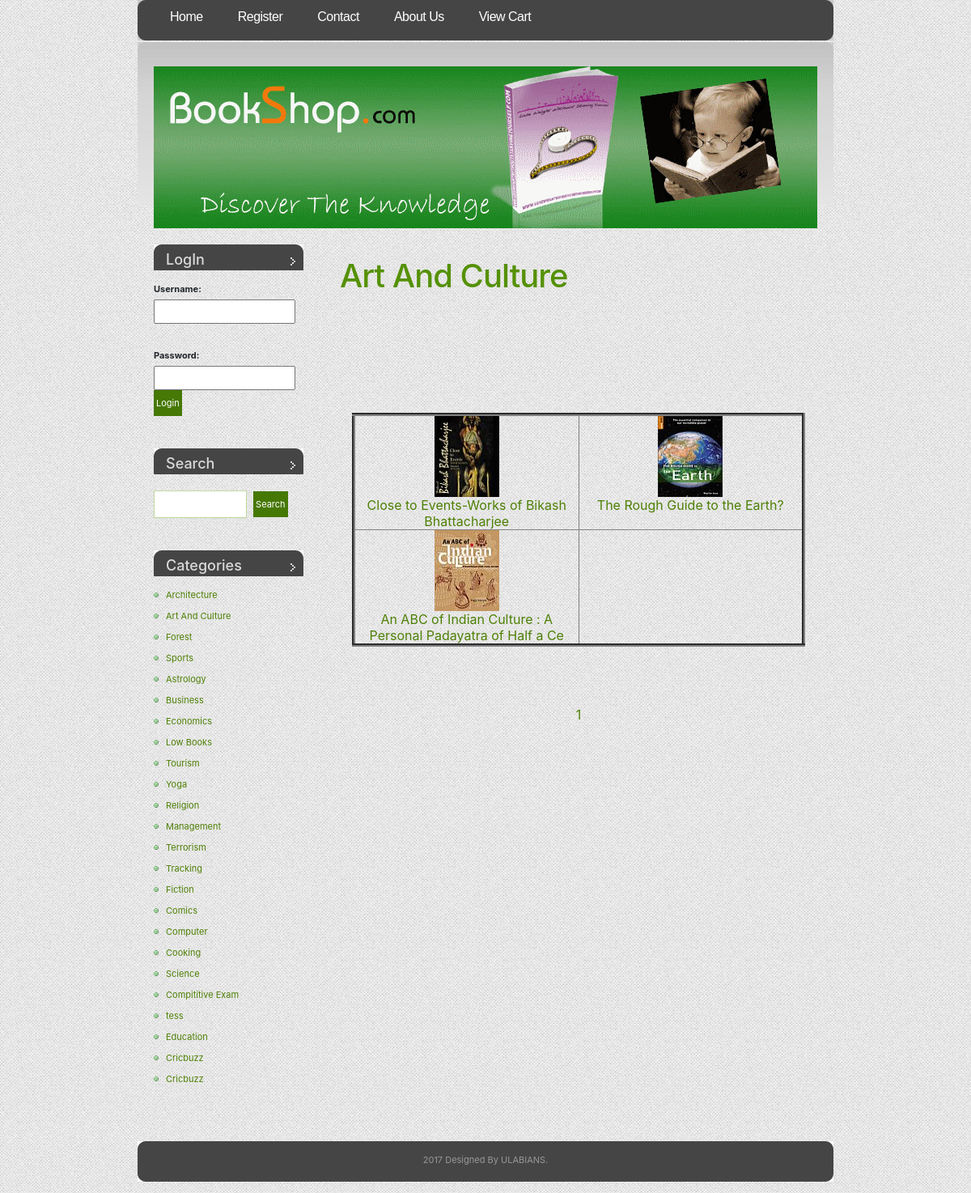
Page /booklist.php?subcatid=2&subcatnm=Art And Culture on the committed database.
### tables this page shows
CREATE TABLE `book` (
  `b_id` int(4) NOT NULL,
  `b_nm` varchar(60) NOT NULL,
  `b_subcat` varchar(25) NOT NULL,
  `b_desc` longtext NOT NULL,
  `b_publisher` varchar(40) NOT NULL,
  `b_edition` varchar(20) NOT NULL,
  `b_isbn` varchar(10) NOT NULL,
  `b_page` int(5) NOT NULL,
  `b_price` int(5) NOT NULL,
  `b_img` longtext NOT NULL,
  `b_pdf` longtext NOT NULL
);

CREATE TABLE `category` (
  `cat_id` int(4) NOT NULL,
  `cat_nm` varchar(30) NOT NULL
);

### includes/search.inc.php (the view, shortened to what this page needs)
<ul>
			<li id="login">
						<?php
						require('includes/config.php');
							if(isset($_SESSION['status']))
							{
								echo '<h2>Hello :  '.$_SESSION['unm'].'</h2>';
							}
							else
							{
								echo '<form action="process_login.php" method="POST">
										<h2>LogIn</h2>
											<b>Username:</b>
											<br><input type="text" name="usernm"><br>
											<br>
											<b>Password:</b>
											<br><input type="password" name="pwd">
											<input type="submit" id="x" value="Login" />
										</form>';
							}
						?>
			</li>
			<li id="search">
				<h2>Search</h2>
				<form method="GET" action="search_result.php">
					<fieldset>
					<input type="text" id="s" name="s" value="" />
					<input type="submit" id="x" value="Search" />
					</fieldset>
				</form>
			</li>
			<li>
				<h2>Categories</h2>
				<ul>
								<?php
										$query="select * from category ";
										$res=mysqli_query($conn,$query);
										while($row=mysqli_fetch_assoc($res))
											{
												echo '<li><a href="subcat.php?cat='.$row['cat_id'].'&catnm='.$row["cat_nm"].'">'.$row["cat_nm"].'</a></li>';
											}
								?>
				</ul>
			</li>
		</ul>

### booklist.php (shortened to what this page needs)
<?php
require('includes/config.php');
	$cat=$_GET['subcatid'];
	$totalq="select count(*) \"total\" from book where b_subcat='$cat'";
	$totalres=mysqli_query($conn,$totalq) or die("Can't Execute Query...");
	$totalrow=mysqli_fetch_assoc($totalres);
	$page_per_page=6;
	$page_total_rec=$totalrow['total'];
	$page_total_page=ceil($page_total_rec/$page_per_page);
	if(!isset($_GET['page']))
	{
		$page_current_page=1;
	}
	else
	{
		$page_current_page=$_GET['page'];
	}
?>
<!DOCTYPE>
<html>
<head>
		<?php
			include("includes/head.inc.php");
		?>
</head>
<body>
				<div id="header">
					<div id="menu">
						<?php
							include("includes/menu.inc.php");
						?>
					</div>
				</div>
				<div id="logo-wrap">
					<div id="logo">
					</div>
				</div>
				<div id="page">
							<div id="content">
								<div class="post">
									<h1 class="title"><?php echo $_GET['subcatnm'];?></h1>
									<div class="entry">
										<table border="4" width="100%" >
											<br><br><br><br><br>
											<?php
												$k=($page_current_page-1)*$page_per_page;
												$query="select *from book where b_subcat='$cat' LIMIT ".$k .",".$page_per_page;
												$res=mysqli_query($conn,$query) or die("Can't Execute Query...");
												$count=0;
												while($row=mysqli_fetch_assoc($res))
												{
													if($count==0)
													{
														echo '<tr>';
													}
													echo '<td valign="top" width="20%" align="center">
														<a href="detail.php?id='.$row['b_id'].'&cat='.$_GET['subcatnm'].'">
														<img src="'.$row['b_img'].'" width="80" height="100">
														<br>'.$row['b_nm'].'</a>
													</td>';
													$count++;
													if($count==2)
													{
														echo '</tr>';
														$count=0;
													}
												}
											?>
										</table>
										<br><br><br>
										<center>
										<?php
											for($i=1;$i<=$page_total_page;$i++)
											{
												echo '&nbsp;&nbsp;<a href="booklist.php?subcatid='.$_GET['subcatid'].'&subcatnm='.$_GET['subcatnm'].'&page='.$i.'">'.$i.'</a>&nbsp;&nbsp;';
											}
										?>
										</center>
									</div>
								</div>
							</div>
							<div id="sidebar">
									<?php
										include("includes/search.inc.php");
									?>
							</div>
					<div style="clear: both;">&nbsp;</div>
				</div>
				<div id="footer">
							<?php
								include("includes/footer.inc.php");
							?>
				</div>
</body>
</html>

### default.css (style rules this page uses)
body { margin-top: 49px; padding: 0; background: url(images/img01.jpg) repeat-x left top; font-family: "Trebuchet MS", Arial, Helvetica, sans-serif; font-size: 13px; color: #333333; }
h1, h2, h3 { margin: 0; font-weight: normal; color: #559106; }
h1 { letter-spacing: -1px; font-size: 32px; }
h2 { font-size: 23px; }
p, ul, ol { margin: 0 0 2em 0; text-align: justify; line-height: 26px; font-size: 11px; }
a:link { color: #4E8006; }
img { border: none; }
form { margin: 0; padding: 0; }
fieldset { margin: 0; padding: 0; border: none; }
input, textarea, select { font-family: "Trebuchet MS", Arial, Helvetica, sans-serif; font-size: 13px; color: #333333; }
#header { width: 860px; height: 52px; margin: 0 auto; background: url(images/img02.jpg) no-repeat left top; }
#menu { float: left; width: 860px; height: 54px; }
#logo-wrap { width: 860px; margin: 0 auto; padding: 30px 0 20px 0; background: url(images/img03.jpg) no-repeat left top; }
#logo { width: 820px; height: 200px; margin: 0 auto; background: url(images/finnal.gif) no-repeat left top; }
#page { width: 850px; margin: 0 auto; }
#content { float: right; width: 620px; }
.post { padding: 15px 15px; }
.post .title { margin-bottom: 20px; padding-bottom: 5px; }
.post .entry { padding: 0 15px; }
#sidebar { float: left; width: 215px; }
#sidebar ul { margin: 0; padding: 0; list-style: none; }
#sidebar li { margin-bottom: 40px; padding: 0 15px; }
#sidebar li li { margin: 0; padding-left: 15px; background: url(images/img08.jpg) no-repeat left 50%; }
#sidebar h2 { height: 32px; padding: 8px 0 0 15px; margin-bottom: 10px; background: url(images/img07.jpg) no-repeat left top; font-size: 18px; color: #DADADA; }
#search h2 { margin-bottom: 20px; }
#s { width: 115px; margin-right: 5px; padding: 3px; border: 1px solid #BED99C; }
#x { padding: 3px; border: none; background: #467805; font-size: 11px; color: #FFFFFF; }
#footer { margin: 0 auto; height: 64px; min-height: 64px; padding: 0; }
html>body #footer { height: auto; }

### registration/demo.css (style rules this page uses)
body,div,dl,dt,dd,ul,ol,li,h1,h2,h3,h4,h5,h6,pre,form,fieldset,input,textarea,p,blockquote,th,td { margin:0; padding:0; }
html,body { margin:0; padding:0; height: 100%; }
table { border-collapse:collapse; border-spacing:0; }
img { border:0; }
ol,ul { list-style:none; }
h1,h2,h3,h4,h5,h6 { font-size:100%; font-weight:normal; }
body { font-family: Cambria, Palatino, "Palatino Linotype", "Palatino LT STD", Georgia, serif; background:url(images/bgnoise_lg.png); font-weight: 400; font-size: 15px; color: #3a2127; overflow-y: scroll; }
a { color: #333; text-decoration: none; }

### rows in the picture
book: b_img (picture), b_nm "Close to Events-Works of Bikash Bhattacharjee"
book: b_img (picture), b_nm "The Rough Guide to the Earth?"
book: b_img (picture), b_nm "An ABC of Indian Culture : A Personal Padayatra of Half a Ce"
category: cat_nm "Architecture"
category: cat_nm "Art And Culture"
category: cat_nm "Forest"
category: cat_nm "Sports"
category: cat_nm "Astrology"
category: cat_nm "Business"
category: cat_nm "Economics"
category: cat_nm "Low Books"
category: cat_nm "Tourism"
category: cat_nm "Yoga"
category: cat_nm "Religion"
category: cat_nm "Management"
category: cat_nm "Terrorism"
category: cat_nm "Tracking"
category: cat_nm "Fiction"
category: cat_nm "Comics"
category: cat_nm "Computer"
category: cat_nm "Cooking"
category: cat_nm "Science"
category: cat_nm "Compititive Exam"
category: cat_nm "tess"
category: cat_nm "Education"
category: cat_nm "Cricbuzz"
category: cat_nm "Cricbuzz"

### other values in the picture
$_GET['subcatnm'] "Art And Culture"
